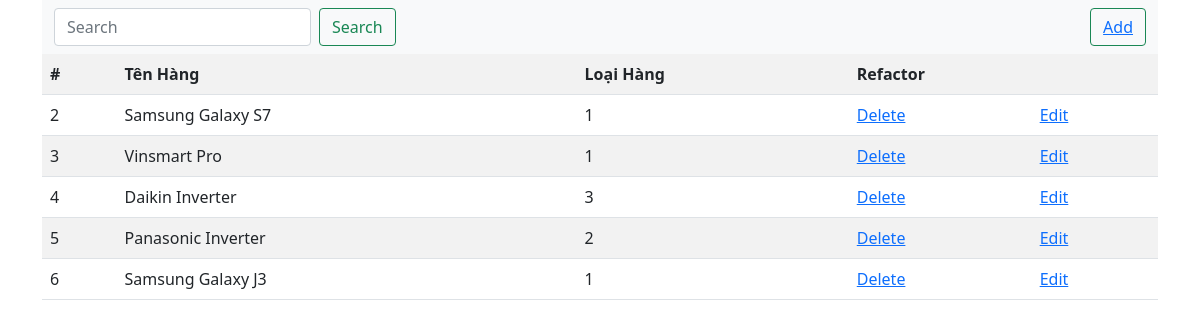
The page / on the database its author committed.
### tables this page shows
CREATE TABLE `items` (
  `ID` int NOT NULL,
  `Name` varchar(255) DEFAULT NULL,
  `ProductType` int DEFAULT NULL,
  `Price` int DEFAULT NULL,
  `Amount` int DEFAULT NULL,
  `DateCreated` date DEFAULT NULL,
  `ProductDescription` varchar(255) DEFAULT NULL
);

### scr/BaseController.php (called while the page is built, shortened)
<?php
include_once "DBConnect.php";
class BaseController
{
    protected $connect;
    public function __construct()
    {
        $dbConnect = new DBConnect();
        $this->connect = $dbConnect->connect();
    }
    public function getAllProduct()
    {
        $sql = "SELECT * FROM items";
        $query = $this->connect->query($sql);
        return $query->fetchAll();
    }
}

### scr/DBConnect.php (called while the page is built)
<?php
class DBConnect
{
    protected  $dsn;
    protected $username;
    protected $password;
    public function __construct()
    {
        $this->dsn = "mysql:host=localhost;dbname=QLHH";
        $this->username = "root";
        $this->password = "123456@Abc";
    }
    public function connect()
    {
        try{
            return new PDO($this->dsn,$this->username,$this->password);
        }catch (PDOException $exception){
            echo "Server đang bảo trì";
            exit();
        }
    }
}

### index.php (the view, shortened to what this page needs)
<?php
include_once "scr/BaseController.php";
include_once "scr/DBConnect.php";
$controller = new BaseController;
$dbConnect = new DBConnect();
$conn = $dbConnect->connect();
if ($_SERVER["REQUEST_METHOD"] == "POST") {
    $value = $_POST["value"];
    $sql = "SELECT * FROM items WHERE Name LIKE '%$value%'";
    $stmt = $conn->query($sql);
    $products = $stmt->fetchAll();
} else {
    $products = $controller->getAllProduct();
}
?>
<!doctype html>
<html lang="en">
<head>
    <link href="https://cdn.jsdelivr.net/npm/bootstrap@5.0.1/dist/css/bootstrap.min.css" rel="stylesheet"
>
</head>
<body>
<div class="container">
    <nav class="navbar navbar-light bg-light">
        <div class="container-fluid">
            <form class="d-flex" method="post">
                <input class="form-control me-2" type="search" placeholder="Search" aria-label="Search" name="value">
                <button class="btn btn-outline-success" type="submit">Search</button>
            </form>
            <button class="btn btn-outline-success""><a href="view/add.php"> Add</a></button>
        </div>
    </nav>
    <table class="table table-striped">
        <tr>
            <th>#</th>
            <th>Tên Hàng</th>
            <th>Loại Hàng</th>
            <th colspan="2">Refactor</th>
        </tr>
        <?php foreach ($products as $key): ?>
            <tr>
                <td><?php echo $key["ID"] ?> </td>
                <td><?php echo $key["Name"] ?></td>
                <td><?php echo $key["ProductType"] ?></td>
                <td><a onclick="return confirm('are you sure?')" href="function/delete.php?id=<?php echo $key["ID"] ?>">Delete</a>
                </td>
                <td><a href="view/edit.php?id=<?php echo $key["ID"] ?>">Edit</td>
            </tr>
        <?php endforeach; ?>
    </table>
</div>
</body>
</html>

### rows shown on the page
items: ID "2", Name "Samsung Galaxy S7", ProductType "1"
items: ID "3", Name "Vinsmart Pro", ProductType "1"
items: ID "4", Name "Daikin Inverter", ProductType "3"
items: ID "5", Name "Panasonic Inverter", ProductType "2"
items: ID "6", Name "Samsung Galaxy J3", ProductType "1"
